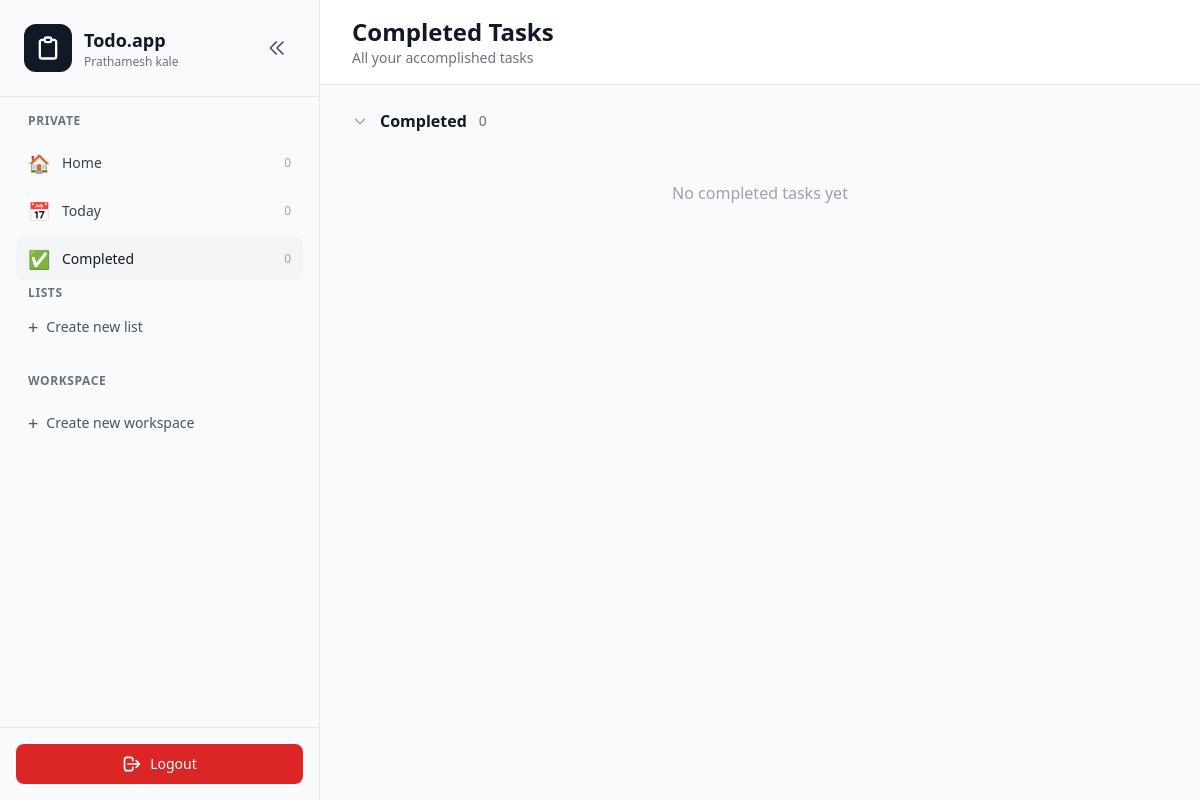
Page /completed/ (signed in) on the earlier database version.
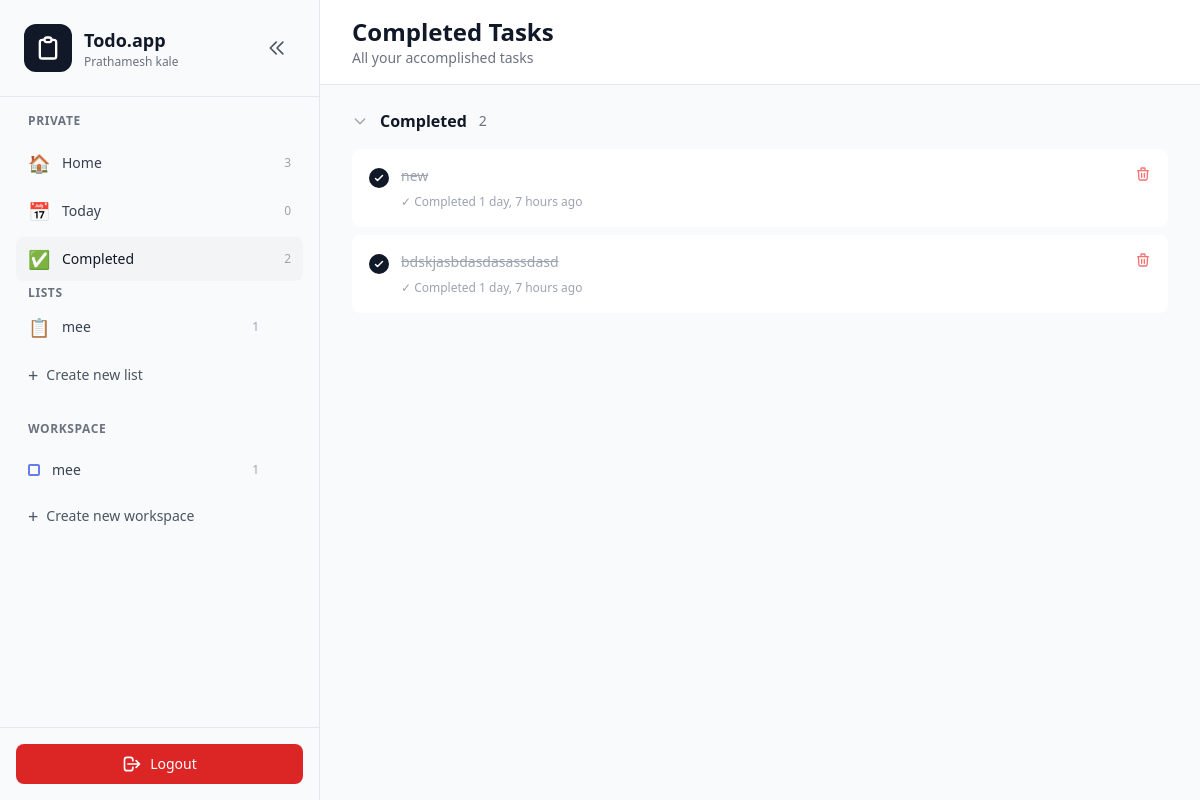
Same page on the later database version.
### core/models.py (models this page shows, shortened)
class TaskList(models.Model):
    user = models.ForeignKey(User, on_delete=models.CASCADE, related_name='task_lists')
    name = models.CharField(max_length=100)
    icon = models.CharField(max_length=50, blank=True, null=True)
    color = models.CharField(max_length=7, default='#667eea')
    created_at = models.DateTimeField(auto_now_add=True)
    class Meta:
        ordering = ['created_at']

class Workspace(models.Model):
    user = models.ForeignKey(User, on_delete=models.CASCADE, related_name='workspaces')
    name = models.CharField(max_length=100)
    color = models.CharField(max_length=7, default='#667eea')
    created_at = models.DateTimeField(auto_now_add=True)
    class Meta:
        ordering = ['created_at']

class Todo(models.Model):
    STATUS_CHOICES = (
        ('pending', 'Pending'),
        ('completed', 'Completed'),
    )
    user = models.ForeignKey(User, on_delete=models.CASCADE, related_name='todos')
    task_list = models.ForeignKey(TaskList, on_delete=models.CASCADE, related_name='tasks', null=True, blank=True)
    workspace = models.ForeignKey(Workspace, on_delete=models.CASCADE, related_name='tasks', null=True, blank=True)
    title = models.CharField(max_length=255)
    description = models.TextField(blank=True, null=True)
    completed = models.BooleanField(default=False)
    status = models.CharField(max_length=20, choices=STATUS_CHOICES, default='pending')
    color = models.CharField(max_length=7, default='#667eea')
    due_date = models.DateField(null=True, blank=True)
    due_time = models.TimeField(null=True, blank=True)
    priority = models.IntegerField(default=0)
    reminder_task_id = models.CharField(max_length=255, blank=True, null=True)  # Stores Celery task ID
    created_at = models.DateTimeField(auto_now_add=True)
    updated_at = models.DateTimeField(auto_now=True)
    class Meta:
        ordering = ['-priority', '-created_at']

### core/views.py (the view)
# urls.py: path('completed/', views.completed_tasks, name='completed_tasks'),
@login_required
def completed_tasks(request):
    from datetime import date
    today = date.today()
    all_tasks = Todo.objects.filter(user=request.user)
    completed = all_tasks.filter(completed=True)
    today_tasks = all_tasks.filter(due_date=today)
    task_lists = TaskList.objects.filter(user=request.user)
    workspaces = Workspace.objects.filter(user=request.user)
    context = {
        'completed_tasks': completed,
        'today_tasks_count': today_tasks.count(),
        'completed_tasks_count': completed.count(),
        'all_tasks_count': all_tasks.count(),
        'task_lists': task_lists,
        'workspaces': workspaces,
    }
    return render(request, 'core/completed.html', context)

### templates/core/completed.html (shortened to what this page needs)
{% extends "base.html" %}
{% block content %}
<main class="flex-1 flex flex-col overflow-hidden">
        <header class="bg-white border-b border-gray-200 px-8 py-4">
            <div class="flex items-center justify-between">
                <div>
                    <h1 class="text-2xl font-bold text-gray-900">Completed Tasks</h1>
                    <p class="text-sm text-gray-500">All your accomplished tasks</p>
                </div>
            </div>
        </header>
        <div class="flex-1 overflow-y-auto bg-gray-50 px-8 py-6">
    <div class="mb-6">
        <div class="flex items-center space-x-3 mb-4">
            <button class="text-gray-400 hover:text-gray-600">
                <svg class="w-4 h-4" fill="none" stroke="currentColor" viewBox="0 0 24 24">
                    <path stroke-linecap="round" stroke-linejoin="round" stroke-width="2" d="M19 9l-7 7-7-7"></path>
                </svg>
            </button>
            <h2 class="text-base font-semibold text-gray-900">Completed</h2>
            <span class="text-sm text-gray-500">{{ completed_tasks.count }}</span>
        </div>
        <div class="space-y-2">
            {% for task in completed_tasks %}
            <div class="group flex items-start space-x-3 bg-white rounded-lg p-4 hover:shadow-sm transition border border-transparent hover:border-gray-200" data-task-id="{{ task.id }}">
                <button class="mt-0.5 flex-shrink-0 toggle-task" data-task-id="{{ task.id }}">
                    <div class="w-5 h-5 rounded-full bg-gray-900 flex items-center justify-center">
                        <svg class="w-3 h-3 text-white" fill="none" stroke="currentColor" viewBox="0 0 24 24">
                            <path stroke-linecap="round" stroke-linejoin="round" stroke-width="3" d="M5 13l4 4L19 7"></path>
                        </svg>
                    </div>
                </button>
                <div class="flex-1 min-w-0">
                    <p class="text-sm text-gray-400 line-through">
                        {{ task.title }}
                    </p>
                    <div class="flex items-center gap-2 mt-2 text-xs text-gray-400">
                        <span>✓ Completed {{ task.updated_at|timesince }} ago</span>
                    </div>
                </div>
                <button class="delete-task text-red-400 hover:text-red-600" data-task-id="{{ task.id }}">
                    <svg class="w-4 h-4" fill="none" stroke="currentColor" viewBox="0 0 24 24">
                        <path stroke-linecap="round" stroke-linejoin="round" stroke-width="2" d="M19 7l-.867 12.142A2 2 0 0116.138 21H7.862a2 2 0 01-1.995-1.858L5 7m5 4v6m4-6v6m1-10V4a1 1 0 00-1-1h-4a1 1 0 00-1 1v3M4 7h16"></path>
                    </svg>
                </button>
            </div>
            {% empty %}
            <div class="text-center py-8 text-gray-400">
                <p>No completed tasks yet</p>
            </div>
            {% endfor %}
        </div>
    </div>
        </div>
</main>
{% endblock %}

### templates/base.html (shortened to what this page needs)
<!DOCTYPE html>
<html lang="en">
<head>
    <script src="https://cdn.tailwindcss.com"></script>
</head>
<body class="bg-gray-900 text-white">
    <div class="flex h-screen bg-white overflow-hidden">
        <aside id="sidebar" class="w-80 md:w-80 bg-gray-50 border-r border-gray-200 flex flex-col transition-all duration-300 relative">
            <div class="p-6 border-b border-gray-200 flex items-center justify-between">
                <div class="flex items-center space-x-3 overflow-hidden">
                    <div class="w-12 h-12 bg-gray-900 rounded-xl flex items-center justify-center flex-shrink-0">
                        <svg class="w-7 h-7 text-white" fill="none" stroke="currentColor" viewBox="0 0 24 24">
                            <path stroke-linecap="round" stroke-linejoin="round" stroke-width="2" d="M9 5H7a2 2 0 00-2 2v12a2 2 0 002 2h10a2 2 0 002-2V7a2 2 0 00-2-2h-2M9 5a2 2 0 002 2h2a2 2 0 002-2M9 5a2 2 0 012-2h2a2 2 0 012 2"></path>
                        </svg>
                    </div>
                    <div class="sidebar-text">
                        <h1 class="text-lg font-semibold text-gray-900 whitespace-nowrap">Todo.app</h1>
                        <p class="text-xs text-gray-500 whitespace-nowrap">{{ user.first_name }} {{ user.last_name }}</p>
                    </div>
                </div>
                <button id="toggleSidebar" class="hidden md:block p-2 hover:bg-gray-200 rounded-lg transition flex-shrink-0">
                    <svg id="toggleIcon" class="w-5 h-5 text-gray-600" fill="none" stroke="currentColor" viewBox="0 0 24 24">
                        <path stroke-linecap="round" stroke-linejoin="round" stroke-width="2" d="M11 19l-7-7 7-7m8 14l-7-7 7-7"></path>
                    </svg>
                </button>
            </div>
            <div class="flex-1 overflow-y-auto py-4 px-4">
                <div class="mb-6">
                    <h3 class="sidebar-text text-xs font-semibold text-gray-500 uppercase tracking-wider px-3 mb-3">Private</h3>
                    <nav class="space-y-1">
                        <a href="{% url 'home' %}" class="flex items-center justify-between px-3 py-2 text-sm font-medium {% if request.resolver_match.url_name == 'home' %}bg-gray-100 text-gray-900{% else %}text-gray-700 hover:bg-gray-100{% endif %} rounded-lg transition group">
                            <div class="flex items-center space-x-3">
                                <span class="text-lg sidebar-icon">🏠</span>
                                <span class="sidebar-text">Home</span>
                            </div>
                            <span class="sidebar-count text-xs text-gray-400">{{ all_tasks_count|default:0 }}</span>
                        </a>
                        <a href="{% url 'today_tasks' %}" class="flex items-center justify-between px-3 py-2 text-sm font-medium {% if request.resolver_match.url_name == 'today_tasks' %}bg-gray-100 text-gray-900{% else %}text-gray-700 hover:bg-gray-100{% endif %} rounded-lg transition group">
                            <div class="flex items-center space-x-3">
                                <span class="text-lg sidebar-icon">📅</span>
                                <span class="sidebar-text">Today</span>
                            </div>
                            <span class="sidebar-count text-xs {% if request.resolver_match.url_name == 'today_tasks' %}text-gray-500 font-semibold{% else %}text-gray-400{% endif %}">{{ today_tasks_count|default:0 }}</span>
                        </a>
                        <a href="{% url 'completed_tasks' %}" class="flex items-center justify-between px-3 py-2 text-sm font-medium {% if request.resolver_match.url_name == 'completed_tasks' %}bg-gray-100 text-gray-900{% else %}text-gray-700 hover:bg-gray-100{% endif %} rounded-lg transition group">
                            <div class="flex items-center space-x-3">
                                <span class="text-lg sidebar-icon">✅</span>
                                <span class="sidebar-text">Completed</span>
                            </div>
                            <span class="sidebar-count text-xs text-gray-400">{{ completed_tasks_count|default:0 }}</span>
                        </a>
                    <h3 class="sidebar-text text-xs font-semibold text-gray-500 uppercase tracking-wider px-3 mb-3 ">Lists</h3>
                        {% for task_list in task_lists %}
                        <div class="relative flex items-center justify-between px-3 py-2 text-sm font-medium text-gray-700 rounded-lg hover:bg-gray-100 transition group ">
                            <a href="{% url 'task_list_view' task_list.id %}" class="flex items-center space-x-3 flex-1 min-w-0">
                                <span class="text-lg sidebar-icon flex-shrink-0">{{ task_list.icon|default:"📋" }}</span>
                                <span class="sidebar-text truncate">{{ task_list.name }}</span>
                            </a>
                            <div class="flex items-center gap-2 flex-shrink-0">
                                <span class="sidebar-count text-xs text-gray-400 group-hover:hidden">{{ task_list.tasks.count }}</span>
                                <div class="relative">
                                </div>
                            </div>
                        </div>
                        {% endfor %}
                        <button id="createListBtn" class="flex items-center space-x-2 px-3 py-2 text-sm font-medium text-gray-600 hover:text-gray-900 w-full">
                            <span class="text-lg sidebar-icon">+</span>
                            <span class="sidebar-text">Create new list</span>
                        </button>
                    </nav>
                </div>
                <div>
                    <h3 class="sidebar-text text-xs font-semibold text-gray-500 uppercase tracking-wider px-3 mb-3">Workspace</h3>
                    <nav class="space-y-1">
                        {% for workspace in workspaces %}
                        <div class="relative flex items-center justify-between px-3 py-2 text-sm font-medium text-gray-700 rounded-lg hover:bg-gray-100 transition group ">
                            <a href="{% url 'workspace_view' workspace.id %}" class="flex items-center space-x-3 flex-1 min-w-0">
                                <span class="w-3 h-3 rounded-sm border-2 flex-shrink-0 sidebar-icon" style="border-color: {{ workspace.color }}"></span>
                                <span class="sidebar-text truncate">{{ workspace.name }}</span>
                            </a>
                            <div class="flex items-center gap-2 flex-shrink-0">
                                <span class="sidebar-count text-xs text-gray-400 group-hover:hidden">{{ workspace.tasks.count }}</span>
                                <div class="relative">
                                </div>
                            </div>
                        </div>
                        {% endfor %}
                        <button id="createWorkspaceBtn" class="flex items-center space-x-2 px-3 py-2 text-sm font-medium text-gray-600 hover:text-gray-900 w-full">
                            <span class="text-lg sidebar-icon">+</span>
                            <span class="sidebar-text">Create new workspace</span>
                        </button>
                    </nav>
                </div>
            </div>
            <div class="p-4 border-t border-gray-200">
                <a href="{% url 'logout' %}" class="flex items-center justify-center space-x-2 w-full px-4 py-2.5 text-sm font-medium text-white bg-red-600 hover:bg-red-700 rounded-lg transition">
                    <svg class="w-5 h-5 sidebar-icon" fill="none" stroke="currentColor" viewBox="0 0 24 24">
                        <path stroke-linecap="round" stroke-linejoin="round" stroke-width="2" d="M17 16l4-4m0 0l-4-4m4 4H7m6 4v1a3 3 0 01-3 3H6a3 3 0 01-3-3V7a3 3 0 013-3h4a3 3 0 013 3v1"></path>
                    </svg>
                    <span class="sidebar-text">Logout</span>
                </a>
            </div>
        </aside>
        {% block content %}{% endblock %}
    </div>
</body>
</html>

Differences in the rows shown:
added TaskList: icon "📋", name "mee", tasks.count "1"
added Workspace: name "mee", tasks.count "1"
added Todo: title "new", updated_at "1 day, 7 hours"
added Todo: title "bdskjasbdasdasassdasd", updated_at "1 day, 7 hours"
Other differences:
{{ all_tasks_count|default:0 }}: "0" → "3"
{{ completed_tasks_count|default:0 }}: "0" → "2"
{{ completed_tasks.count }}: "0" → "2"
text no longer shown: "No completed tasks yet"
